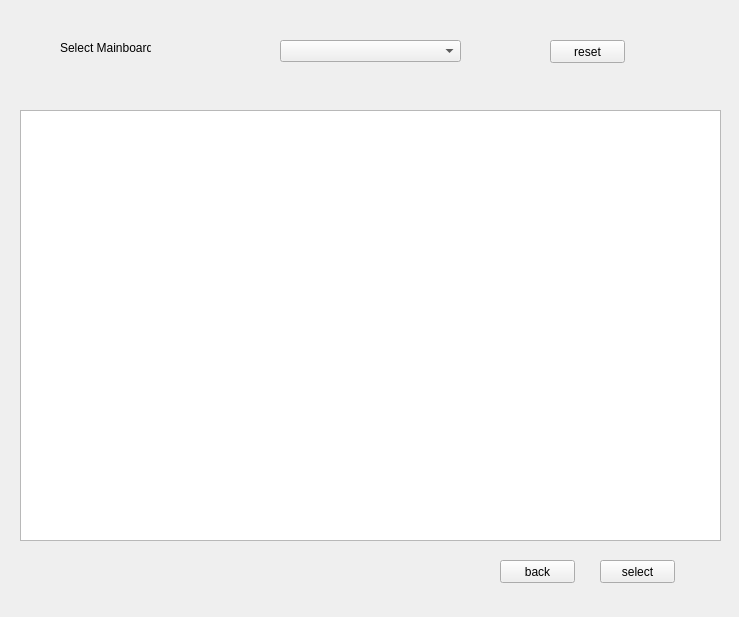
<?xml version="1.0" encoding="UTF-8"?>
<ui version="4.0">
 <class>Form</class>
 <widget class="QWidget" name="Form">
  <property name="geometry">
   <rect>
    <x>0</x>
    <y>0</y>
    <width>739</width>
    <height>617</height>
   </rect>
  </property>
  <property name="windowTitle">
   <string>Form</string>
  </property>
  <widget class="QPushButton" name="addSelected">
   <property name="geometry">
    <rect>
     <x>600</x>
     <y>560</y>
     <width>75</width>
     <height>23</height>
    </rect>
   </property>
   <property name="text">
    <string>select</string>
   </property>
  </widget>
  <widget class="QLabel" name="label">
   <property name="geometry">
    <rect>
     <x>60</x>
     <y>40</y>
     <width>91</width>
     <height>16</height>
    </rect>
   </property>
   <property name="text">
    <string>Select Mainboard</string>
   </property>
  </widget>
  <widget class="QTableWidget" name="tableWidget">
   <property name="geometry">
    <rect>
     <x>20</x>
     <y>110</y>
     <width>701</width>
     <height>431</height>
    </rect>
   </property>
   <property name="selectionMode">
    <enum>QAbstractItemView::SingleSelection</enum>
   </property>
   <property name="selectionBehavior">
    <enum>QAbstractItemView::SelectRows</enum>
   </property>
  </widget>
  <widget class="QComboBox" name="comboBox">
   <property name="geometry">
    <rect>
     <x>280</x>
     <y>40</y>
     <width>181</width>
     <height>22</height>
    </rect>
   </property>
  </widget>
  <widget class="QPushButton" name="pushreset">
   <property name="geometry">
    <rect>
     <x>550</x>
     <y>40</y>
     <width>75</width>
     <height>23</height>
    </rect>
   </property>
   <property name="text">
    <string>reset</string>
   </property>
  </widget>
  <widget class="QPushButton" name="pushBack">
   <property name="geometry">
    <rect>
     <x>500</x>
     <y>560</y>
     <width>75</width>
     <height>23</height>
    </rect>
   </property>
   <property name="text">
    <string>back</string>
   </property>
  </widget>
 </widget>
 <resources/>
 <connections/>
</ui>
